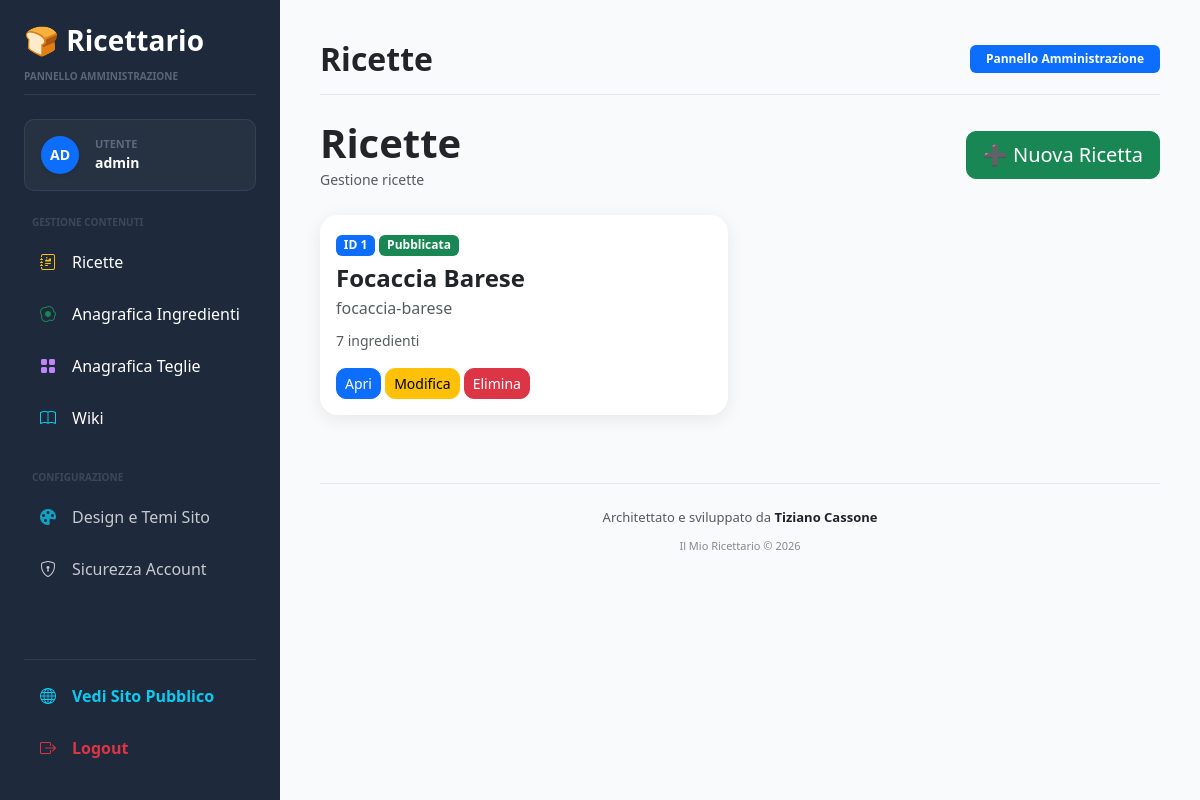
/admin/recipes (signed in), run on an earlier commit of the app's database.
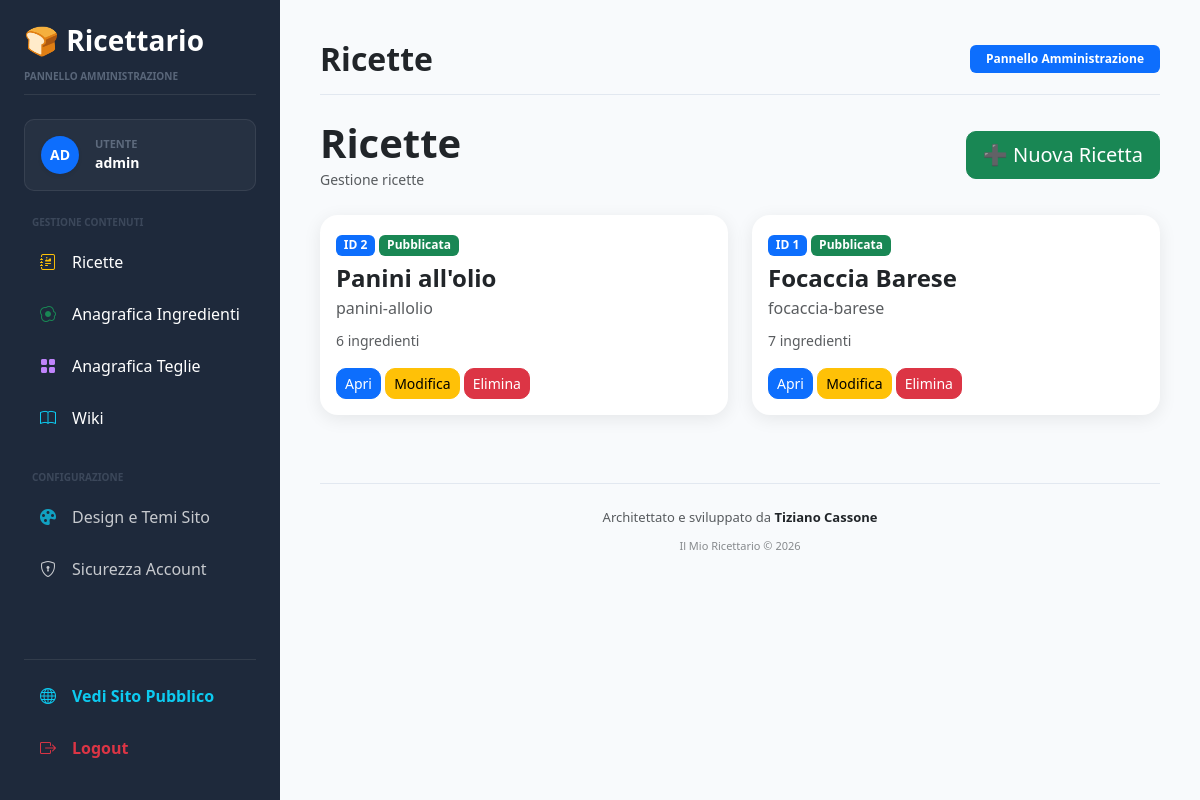
And on a later commit of the database.
### models/recipe.py (models this page shows, shortened)
class Recipe(db.Model):
    __tablename__ = "recipes"
    id = db.Column(
        db.Integer,
        primary_key=True
    )
    name = db.Column(
        db.String(255),
        nullable=False
    )
    slug = db.Column(
        db.String(255),
        unique=True,
        nullable=False
    )
    badge_text = db.Column(
        db.String(100),
        nullable=True,
        default="Antica Formula Bilanciata"
    )
    description = db.Column(
        db.Text
    )
    instructions = db.Column(
        db.Text
    )
    image = db.Column(
        db.String(255)
    )
    icon = db.Column(
        db.String(50),
        nullable=False,
        default="bi-journal-text"
    )
    is_published = db.Column(
        db.Boolean,
        default=True
    )
    temp_chiusura = db.Column(
        db.Float,
        nullable=True,
        default=24.0
    )
    tempo_autolisi = db.Column(
        db.Integer,
        nullable=True,
        default=0
    )
    tempo_puntata = db.Column(
        db.Integer,
        nullable=True,
        default=120
    )
    tempo_appretto = db.Column(
        db.Integer,
        nullable=True,
        default=60
    )
    show_chiusura = db.Column(
        db.Boolean,
        default=True
    )
    show_autolysis = db.Column(
        db.Boolean,
        default=True
    )
    show_puntata = db.Column(
        db.Boolean,
        default=True
    )
    puntata_fino_al_raddoppio = db.Column(
        db.Boolean,
        default=False
    )
    show_appretto = db.Column(
        db.Boolean,
        default=True
    )
    fermentation_type = db.Column(
        db.String(50),
        nullable=False,
        default="diretto"  # 'diretto', 'poolish', 'biga'
    )
    preferment_instructions = db.Column(
        db.Text,
        nullable=True
    )
    yeast_ratio = db.Column(
        db.Float,
        nullable=False,
        default=3.0
    )
    yeast_fresh_saved = db.Column(
        db.Float,
        nullable=True,
        default=3.0
    )
    yeast_dry_saved = db.Column(
        db.Float,
        nullable=True,
        default=1.0
    )
    created_at = db.Column(
        db.DateTime,
        default=datetime.utcnow
    )
    updated_at = db.Column(
        db.DateTime,
        default=datetime.utcnow,
        onupdate=datetime.utcnow
    )
    ingredients = db.relationship(
        "RecipeIngredient",
        backref="recipe",
        cascade="all, delete-orphan",
        lazy=True,
        order_by="RecipeIngredient.sort_order"
    )
    features = db.relationship(
        "RecipeFeature",
        backref="recipe",
        cascade="all, delete-orphan",
        lazy=True
    )
    pans = db.relationship(
        "MasterBakeryPan",
        secondary=recipe_pans,
        lazy="subquery",
        backref=db.backref("recipes", lazy=True)
    )
    def ingredient_count(self):
        return len(self.ingredients)

### routes/admin.py (the view)
@admin_bp.route("/recipes")
@login_required
def recipes():
    recipes = Recipe.query.order_by(
        Recipe.id.desc()
    ).all()
    return render_template(
        "admin/recipes.html",
        recipes=recipes
    )

### app.py (called while the page is built)
@login_manager.user_loader
def load_user(user_id):
    return db.session.get(
        User,
        int(user_id)
    )

@app.context_processor
def inject_global_settings():
    setting_record = Setting.query.order_by(Setting.id.desc()).first()
    return dict(
        settings_data=setting_record
    )

### templates/admin/recipes.html (shortened to what this page needs)
{% extends "base.html" %}
{% block page_title %}
Ricette
{% endblock %}
{% block content %}
<div class="d-flex justify-content-between align-items-center mb-4">
    <div>
        <h1 class="fw-bold mb-0">
            Ricette
        </h1>
        <small class="text-muted">
            Gestione ricette
        </small>
    </div>
    <a href="/admin/recipes/new"
       class="btn btn-success btn-lg">
        ➕ Nuova Ricetta
    </a>
</div>
{% if recipes %}
<div class="row">
    {% for recipe in recipes %}
    <div class="col-xl-6">
        <div class="card recipe-card">
            <div class="card-body">
                <div>
                    <div class="mb-2">
                        <span class="badge bg-primary">
                            ID {{ recipe.id }}
                        </span>
                        {% if recipe.is_published %}
                        <span class="badge bg-success">
                            Pubblicata
                        </span>
                        {% else %}
                        <span class="badge bg-secondary">
                            Bozza
                        </span>
                        {% endif %}
                    </div>
                    <h4 class="mb-1">
                        {{ recipe.name }}
                    </h4>
                    <div class="text-muted mb-2">
                        {{ recipe.slug }}
                    </div>
                    <small class="text-muted">
                        {{ recipe.ingredient_count() }}
                        ingredienti
                    </small>
                </div>
                <div class="mt-3">
                    <a href="/admin/recipe/{{ recipe.id }}"
                       class="btn btn-primary btn-sm">
                        Apri
                    </a>
                    <a href="/admin/recipe/edit/{{ recipe.id }}"
                       class="btn btn-warning btn-sm">
                        Modifica
                    </a>
                    <a href="/admin/recipes/delete/{{ recipe.id }}"
                       class="btn btn-danger btn-sm"
                       onclick="return confirm('Eliminare la ricetta?');">
                        Elimina
                    </a>
                </div>
            </div>
        </div>
    </div>
    {% endfor %}
</div>
{% endif %}
{% endblock %}

What changed in the data, as far as the page shows it:
added Recipe: id "2", is_published "Pubblicata", name "Panini all'olio", slug "panini-allolio", ingredient_count "6"
